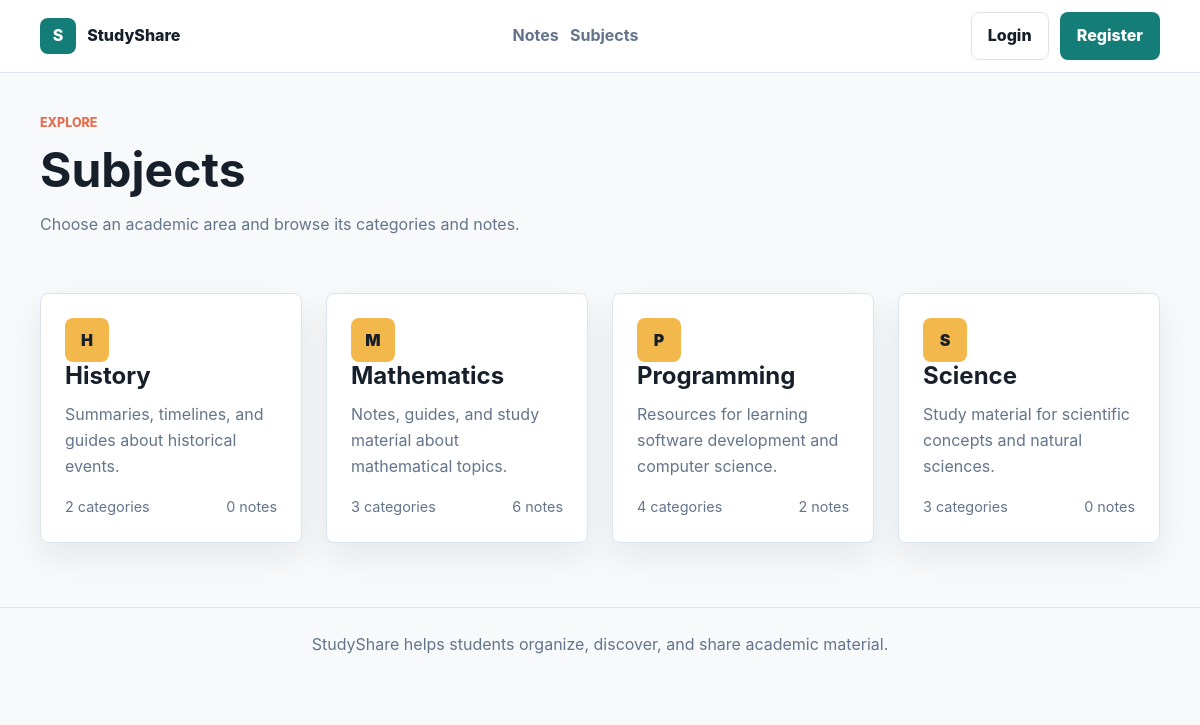
Page /subjects on the committed database.
### app/models/subject.py (models this page shows, shortened)
class Subject(db.Model):
    __tablename__ = "subjects"
    id = db.Column(db.Integer, primary_key=True)
    name = db.Column(
        db.String(100),
        unique=True,
        nullable=False
    )
    description = db.Column(
        db.Text,
        nullable=False
    )
    categories = db.relationship(
        "Category",
        backref="subject",
        lazy=True,
        cascade="all, delete-orphan"
    )
    notes = db.relationship(
        "Note",
        backref="subject",
        lazy=True
    )

### app/routes/subjects.py (the view)
@subjects.route("/subjects")
def list_subjects():
    all_subjects = Subject.query.order_by(Subject.name.asc()).all()
    return render_template(
        "subjects.html",
        subjects=all_subjects
    )

### app/templates/subjects.html (shortened to what this page needs)
{% extends "base.html" %}
{% block content %}
    <section class="page-heading">
        <div>
            <p class="eyebrow">Explore</p>
            <h1>Subjects</h1>
            <p class="muted">Choose an academic area and browse its categories and notes.</p>
        </div>
    </section>
    {% if subjects %}
        <section class="grid grid-4">
            {% for subject in subjects %}
                <article class="subject-card">
                    <span class="subject-icon">{{ subject.name[:1] }}</span>
                    <h2>
                        <a href="{{ url_for('subjects.subject_detail', subject_id=subject.id) }}">
                            {{ subject.name }}
                        </a>
                    </h2>
                    <p>{{ subject.description }}</p>
                    <div class="card-footer">
                        <span>{{ subject.categories|length }} categories</span>
                        <span>{{ subject.notes|length }} notes</span>
                    </div>
                </article>
            {% endfor %}
        </section>
    {% else %}
        <div class="empty-state">
            <h2>No subjects yet</h2>
            <p>Subjects will appear here when they are available.</p>
        </div>
    {% endif %}
{% endblock %}

### app/static/css/main.css (style rules this page uses)
:root { --color-bg: #f7f9fb; --color-surface: #ffffff; --color-ink: #17202a; --color-muted: #64748b; --color-border: #dbe4ee; --color-primary: #147d78; --color-primary-dark: #0f5f5b; --color-coral: #e76f51; --color-amber: #f2b84b; --color-sky: #d8ecff; --shadow-soft: 0 14px 34px rgba(23, 32, 42, 0.08); --radius: 8px; --space-xs: 0.35rem; --space-sm: 0.7rem; --space-md: 1rem; --space-lg: 1.5rem; --space-xl: 2.5rem; --space-2xl: 4rem; --font-body: Inter, ui-sans-serif, system-ui, -apple-system, BlinkMacSystemFont, "Segoe UI", sans-serif; }
* { box-sizing: border-box; }
body { margin: 0; min-height: 100vh; background: var(--color-bg); color: var(--color-ink); font-family: var(--font-body); line-height: 1.6; }
a { color: inherit; text-decoration: none; }
h1, h2, h3, h4, p { margin-top: 0; }
h1 { font-size: clamp(2rem, 4vw, 3.4rem); line-height: 1.05; margin-bottom: var(--space-md); }
h2 { font-size: 1.5rem; line-height: 1.2; }
.eyebrow, .card-kicker { color: var(--color-coral); font-size: 0.78rem; font-weight: 800; letter-spacing: 0; text-transform: uppercase; }
.muted { color: var(--color-muted); }
.page-heading { display: flex; align-items: flex-end; justify-content: space-between; gap: var(--space-lg); margin-bottom: var(--space-xl); }
.grid { display: grid; gap: var(--space-lg); }
.grid-4 { grid-template-columns: repeat(4, minmax(0, 1fr)); }
.card, .note-card, .subject-card, .stat-card, .auth-panel, .form-card, .detail-sidebar, .empty-state { background: var(--color-surface); border: 1px solid var(--color-border); border-radius: var(--radius); box-shadow: var(--shadow-soft); }
.card, .note-card, .subject-card, .empty-state { padding: var(--space-lg); }
.note-card, .subject-card { display: flex; min-height: 230px; flex-direction: column; justify-content: space-between; }
.note-card h2, .note-card h3, .note-card h4, .subject-card h2 { margin-bottom: var(--space-sm); }
.note-card p, .subject-card p, .card p { color: var(--color-muted); }
.card-meta, .card-footer, .card-actions { display: flex; align-items: center; justify-content: space-between; gap: var(--space-sm); color: var(--color-muted); font-size: 0.9rem; }
.subject-icon { width: 44px; height: 44px; display: inline-grid; place-items: center; border-radius: var(--radius); background: var(--color-amber); color: var(--color-ink); font-weight: 900; }

### rows in the picture
Subject: name "H", name "History", description "Summaries, timelines, and guides about historical events.", categories|length "2", notes|length "0"
Subject: name "M", name "Mathematics", description "Notes, guides, and study material about mathematical topics.", categories|length "3", notes|length "6"
Subject: name "P", name "Programming", description "Resources for learning software development and computer science.", categories|length "4", notes|length "2"
Subject: name "S", name "Science", description "Study material for scientific concepts and natural sciences.", categories|length "3", notes|length "0"
